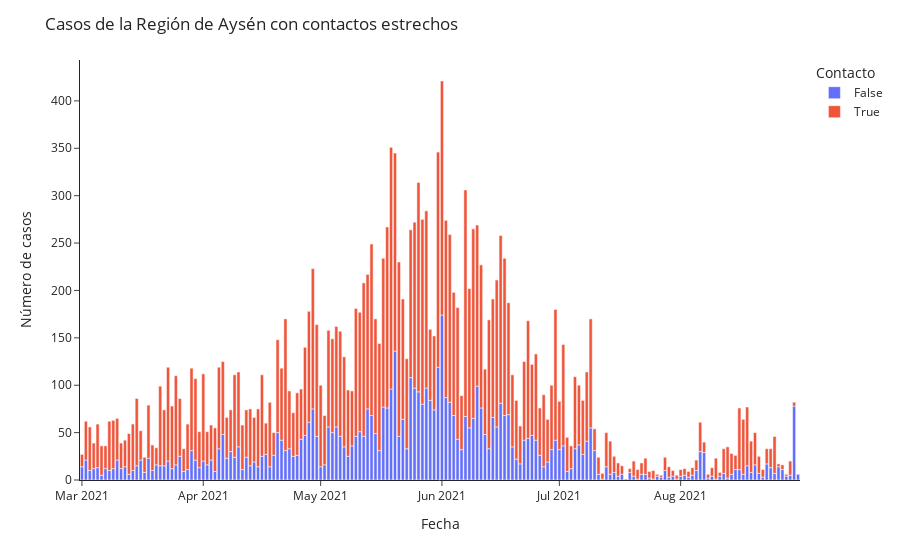

The cell this chart's notebook holds for it:
### Code cell
# Crea gráfico de etapa_clinica regional por semana epidemiologica

px.bar(df_seguimiento_ind6_clean.groupby(['fecha_cumple_requisitos', 'is_index_or_contact']).count()[['n_folio']].reset_index(),
        x= 'fecha_cumple_requisitos',
        y= 'n_folio',
        color= 'is_index_or_contact',
        labels={'is_index_or_contact':'Contacto'}, 
       ).update_layout(title= 'Casos de la Región de Aysén con contactos estrechos',
                    yaxis_title='Número de casos',
                    xaxis_title='Fecha',
                    template='simple_white',
                      )                 
                    #xaxis=dict(tickmode = 'array',
                     #             tickvals = list(range(12,88,3)),
                      #            ticktext = list(list(range(12,54,3))+list(range(1,88,3))),
                      #           ),
               #     ).add_vline(x=53.5, line_width=3, line_dash='dash', line_color='gray'
                #               ).add_vrect(x0='50', x1='50', 
                 #                          annotation_text='2020', 
                  #                         annotation_position='top right',
                   #                        annotation=dict(font_size=18, 
                    #                                       font_family="'Open Sans', verdana, arial, sans-serif"),
                     #                                      opacity=0, 
                      #                                     line_width=0
                       #                   ).add_vrect(x0='84', x1='86', 
                        #                   annotation_text='2021', 
                         #                  annotation_position='top right',
                          #                 annotation=dict(font_size=18, 
                           #                                font_family="'Open Sans', verdana, arial, sans-serif"),
                            #                               opacity=0, 
                             #                              line_width=0)

### Figure 1 — Plotly figure (JSON) as saved in the notebook; plotly's stock layout.template omitted (floating-point values rounded to 4 significant figures; data arrays with more than 128 entries replaced by an {"elided": "..."} marker saying what was removed)
{"data": [{"alignmentgroup": "True", "hovertemplate": "Contacto=False<br>fecha_cumple_requisitos=%{x}<br>n_folio=%{y}<extra></extra>", "legendgroup": "False", "marker": {"color": "#636efa"}, "name": "False", "offsetgroup": "False", "orientation": "v", "showlegend": true, "textposition": "auto", "type": "bar", "x": {"elided": "184 str values"}, "xaxis": "x", "y": {"elided": "184 int values"}, "yaxis": "y"}, {"alignmentgroup": "True", "hovertemplate": "Contacto=True<br>fecha_cumple_requisitos=%{x}<br>n_folio=%{y}<extra></extra>", "legendgroup": "True", "marker": {"color": "#EF553B"}, "name": "True", "offsetgroup": "True", "orientation": "v", "showlegend": true, "textposition": "auto", "type": "bar", "x": {"elided": "182 str values"}, "xaxis": "x", "y": {"elided": "182 int values"}, "yaxis": "y"}], "layout": {"barmode": "relative", "legend": {"title": {"text": "Contacto"}, "tracegroupgap": 0}, "margin": {"t": 60}, "title": {"text": "Casos de la Región de Aysén con contactos estrechos"}, "xaxis": {"anchor": "y", "domain": [0, 1], "title": {"text": "Fecha"}}, "yaxis": {"anchor": "x", "domain": [0, 1], "title": {"text": "Número de casos"}}}}
